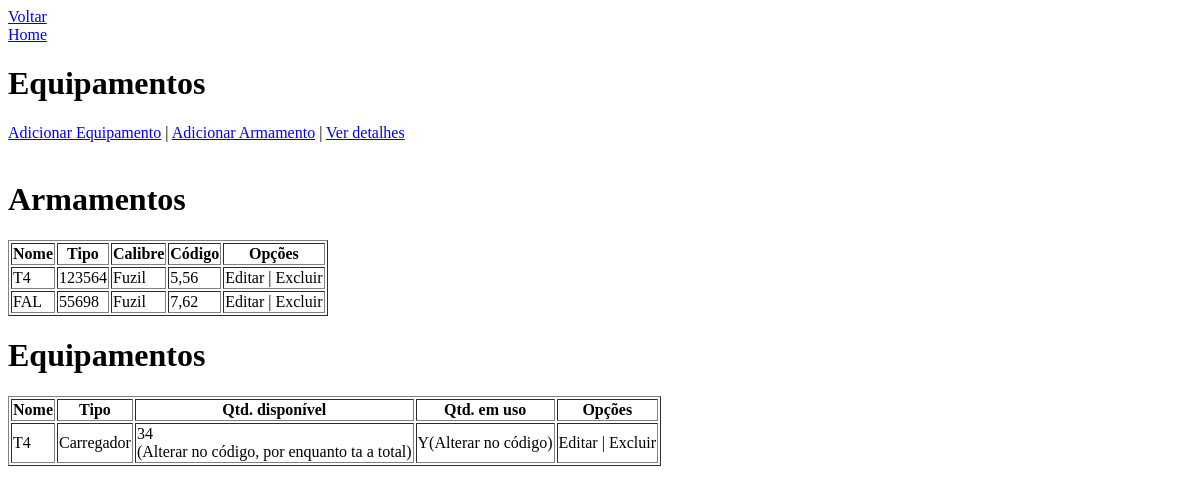
/verDetalhesItens.php, run on an earlier commit of the app's database.
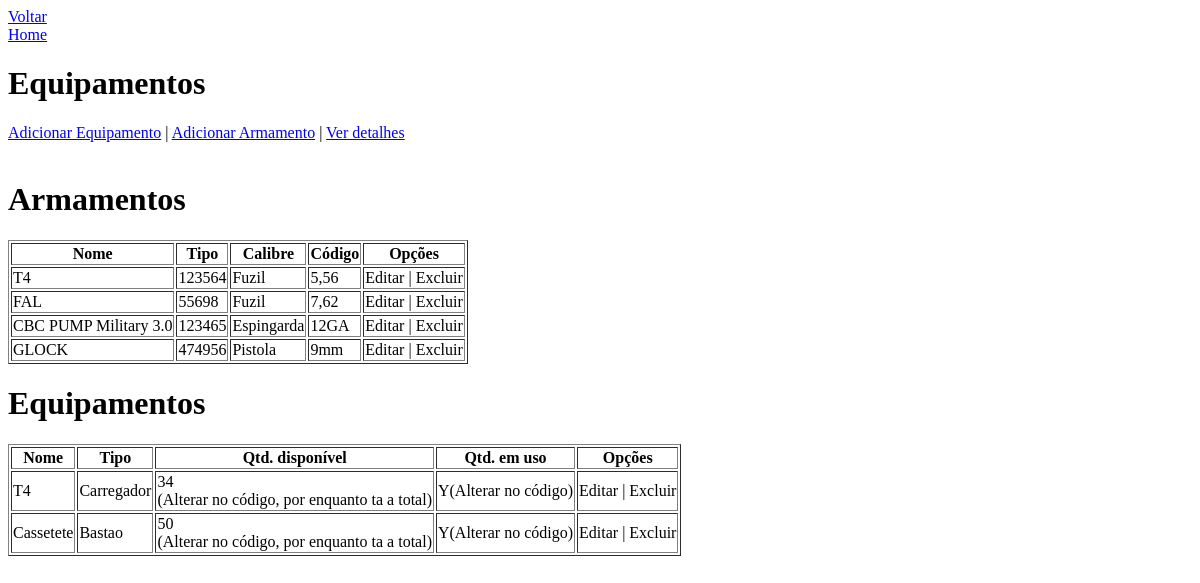
And on a later commit of the database.
### tables this page shows
CREATE TABLE IF NOT EXISTS `armamentos` (
  `id_armamento` int NOT NULL AUTO_INCREMENT,
  `nome_armamento` varchar(255) NOT NULL,
  `tipo_armamento` text NOT NULL,
  `calibre_armamento` text NOT NULL,
  `codigo_armamento` int NOT NULL,
  `status_armamento` int NOT NULL,
  PRIMARY KEY (`id_armamento`)
);

CREATE TABLE IF NOT EXISTS `equipamentos` (
  `id_equipamento` int NOT NULL AUTO_INCREMENT,
  `nome_equipamento` varchar(255) NOT NULL,
  `tipo_equipamento` text NOT NULL,
  `quantidade_equipamento` int NOT NULL,
  `quantidade_disponivel_equipamento` int NOT NULL,
  `estoque_minimo_equipamento` int NOT NULL,
  `data_cadastro_equipamento` datetime NOT NULL,
  `status_equipamento` int NOT NULL,
  PRIMARY KEY (`id_equipamento`)
);

### verDetalhesItens.php (the view, shortened to what this page needs)
<?php
include("conecta.php");
$sqlArmamentos = "SELECT * FROM armamentos";
$sqlEquipamentos = "SELECT * FROM equipamentos";
$queryArmamentos = mysqli_query($conexao, $sqlArmamentos);
$queryEquipamentos = mysqli_query($conexao, $sqlEquipamentos);
?>
<!DOCTYPE html>
<html lang="pt-br">
<head>
</head>
<body>
    <a href="equipamentos.php">Voltar</a><br>
    <a href="homeQuarteleiro.php">Home</a>
    <h1>Equipamentos</h1>
    <a href="addEquipamento.php">Adicionar Equipamento</a> |
    <a href="addArmamento.php">Adicionar Armamento</a> |
    <a href="verDetalhesItens.php">Ver detalhes</a><br><br>
    <?php
    echo "<tbody> <h1> Armamentos </h1><table border='1'>
            <tr>
                <th>Nome</th>
                <th>Tipo</th>
                <th>Calibre</th>
                <th>Código</th>
                <th>Opções</th>
            </tr>";
    while ($armamento = mysqli_fetch_assoc($queryArmamentos)) {
        $nome = $armamento['nome_armamento'];
        $codigo = $armamento['codigo_armamento'];
        $tipo = $armamento['tipo_armamento'];
        $calibre = $armamento['calibre_armamento'];
        echo "<tr>";
        echo "<td>$nome</td>
    <td>$codigo</td>
    <td>$tipo</td>
    <td>$calibre</td>
    <td>Editar | Excluir</td>";
        echo "</tr>";
    }echo "</table> </tbody>";
    echo "<tbody> <h1> Equipamentos </h1>";
    echo "<table border='1'>
            <tr>
                <th>Nome</th>
                <th>Tipo</th>
                <th>Qtd. disponível</th>
                <th>Qtd. em uso</th>
                <th>Opções</th>
            </tr>";
    while ($armamento = mysqli_fetch_assoc($queryEquipamentos)) {
        $nome = $armamento['nome_equipamento'];
        $tipo = $armamento['tipo_equipamento'];
        $quantidade = $armamento['quantidade_equipamento'];
        echo "<tr>";
        echo "<td>$nome</td>
    <td>$tipo</td>
    <td>$quantidade <br>(Alterar no código, por enquanto ta a total)</td>
    <td>Y(Alterar no código)</td>
    <td>Editar | Excluir</td>";
        echo "</tr>";
    }
    echo "</table> </tbody>"; ?>
</body>
</html>

What changed in the data, as far as the page shows it:
added armamentos: nome_armamento "CBC PUMP Military 3.0", codigo_armamento "123465", tipo_armamento "Espingarda", calibre_armamento "12GA"
added armamentos: nome_armamento "GLOCK", codigo_armamento "474956", tipo_armamento "Pistola", calibre_armamento "9mm"
added equipamentos: nome_equipamento "Cassetete", tipo_equipamento "Bastao", quantidade_equipamento "50"
